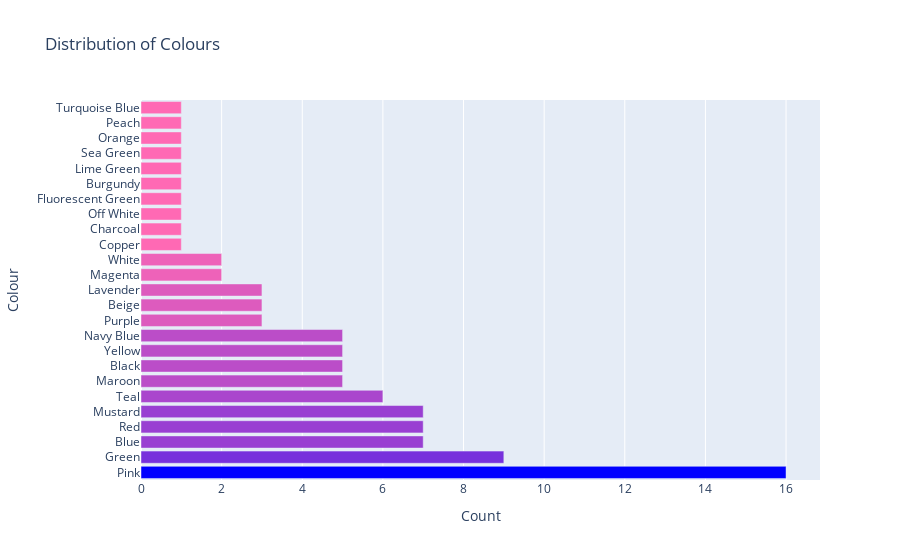

Here is the notebook cell this chart was saved with:
### Code cell
# Count plot for colours
plt.figure(figsize=(12, 6))
sns.countplot(y='colour', data=df, order=df['colour'].value_counts().index)
plt.title('Distribution of Colours')
plt.show()

import plotly.express as px
import pandas as pd

# Example dataframe (replace with your actual dataframe 'df')
# df = ...

# Count the occurrences of each colour
colour_counts = df['colour'].value_counts().reset_index()
colour_counts.columns = ['colour', 'count']

# Create interactive bar plot with plotly
fig = px.bar(colour_counts, x='count', y='colour', orientation='h', 
             title='Distribution of Colours', 
             color='count', 
             color_continuous_scale=['#FF69B4', '#0000FF'])

# Customize layout
fig.update_layout(
    xaxis_title='Count',
    yaxis_title='Colour',
    coloraxis_showscale=False  # Hide the color scale bar if not needed
)

# Show plot
fig.show()

### Figure 1 — Plotly figure (JSON) as saved in the notebook; plotly's stock layout.template omitted (floating-point values rounded to 4 significant figures)
{"data": [{"alignmentgroup": "True", "hovertemplate": "count=%{marker.color}<br>colour=%{y}<extra></extra>", "legendgroup": "", "marker": {"color": [16, 9, 7, 7, 7, 6, 5, 5, 5, 5, 3, 3, 3, 2, 2, 1, 1, 1, 1, 1, 1, 1, 1, 1, 1], "coloraxis": "coloraxis", "pattern": {"shape": ""}}, "name": "", "offsetgroup": "", "orientation": "h", "showlegend": false, "textposition": "auto", "type": "bar", "x": [16, 9, 7, 7, 7, 6, 5, 5, 5, 5, 3, 3, 3, 2, 2, 1, 1, 1, 1, 1, 1, 1, 1, 1, 1], "xaxis": "x", "y": ["Pink", "Green", "Blue", "Red", "Mustard", "Teal", "Maroon", "Black", "Yellow", "Navy Blue", "Purple", "Beige", "Lavender", "Magenta", "White", "Copper", "Charcoal", "Off White", "Fluorescent Green", "Burgundy", "Lime Green", "Sea Green", "Orange", "Peach", "Turquoise Blue"], "yaxis": "y"}], "layout": {"barmode": "relative", "coloraxis": {"colorbar": {"title": {"text": "count"}}, "colorscale": [[0, "#FF69B4"], [1, "#0000FF"]], "showscale": false}, "legend": {"tracegroupgap": 0}, "title": {"text": "Distribution of Colours"}, "xaxis": {"anchor": "y", "domain": [0, 1], "title": {"text": "Count"}}, "yaxis": {"anchor": "x", "domain": [0, 1], "title": {"text": "Colour"}}}}
